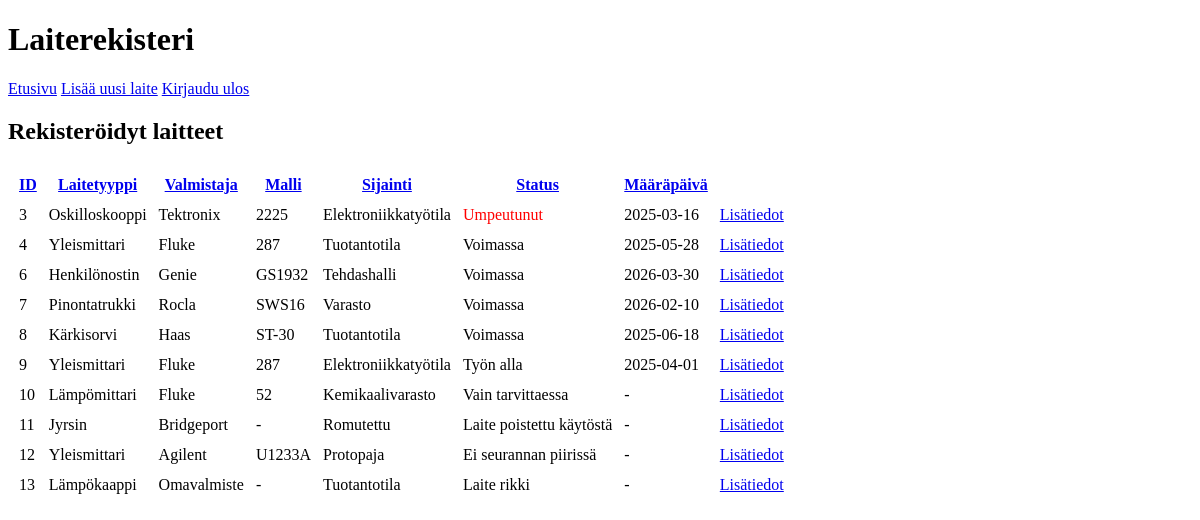
Page /list_devices (signed in) on the earlier database version.
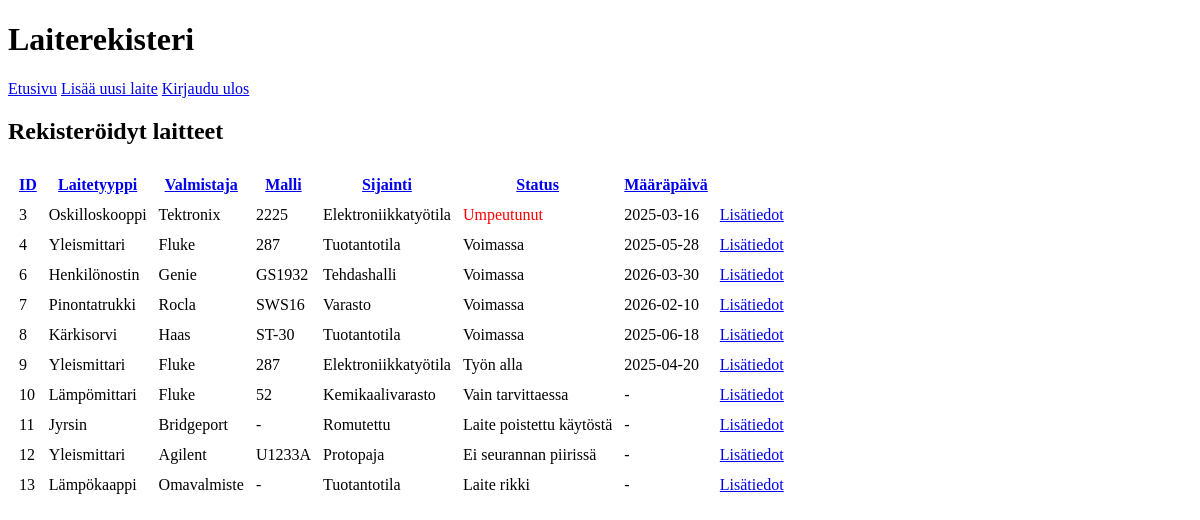
Same page on the later database version.
### tables this page shows
CREATE TABLE devices (
    device_id INTEGER PRIMARY KEY AUTOINCREMENT,
    type TEXT NOT NULL,
    manufacturer TEXT NOT NULL,
    model TEXT NOT NULL,
    manufacturer_serial TEXT NOT NULL,
    location TEXT NOT NULL,
    owner_user_id INTEGER NOT NULL,
    status INTEGER NOT NULL,
    next_maintenance DATE,
    created_at TIMESTAMP DEFAULT CURRENT_TIMESTAMP,
    FOREIGN KEY (owner_user_id) REFERENCES users(user_id)
);

### app.py (the view)
@app.route("/list_devices")
def devices():
    if 'username' not in session:
        return redirect(url_for('login'))
    sort_by = request.args.get('sort_by', 'device_id')  #Sort by device_id by default
    sort_order = request.args.get('sort_order', 'asc')  #Ascending order as default
    if sort_by not in ['device_id', 'type', 'manufacturer', 'status', 'location']:
        sort_by = 'device_id'
    if sort_order not in ['asc', 'desc']:
        sort_order = 'asc'
    sql = f"SELECT * FROM devices ORDER BY {sort_by} {sort_order}"
    devices = db.query(sql)
    devices = [dict(device) for device in devices]
    for device in devices:
        device["status"] = DEVICE_STATUS_MAP.get(device["status"], "Unknown status")
    return render_template("list_devices.html", devices=devices, sort_by=sort_by, sort_order=sort_order)

### db.py (called while the page is built)
def get_connection():
    con = sqlite3.connect("database/database.db")
    con.execute("PRAGMA foreign_keys = ON")
    con.row_factory = sqlite3.Row
    return con

def query(sql, params=[]):
    con = get_connection()
    result = con.execute(sql, params).fetchall()
    con.close()
    return result

### templates/list_devices.html (shortened to what this page needs)
<!DOCTYPE html>
<html lang="fi">
<head>
</head>
<body>
<h1>Laiterekisteri</h1>
<nav>
    <a href="{{ url_for('index') }}">Etusivu</a>
    <a href="{{ url_for('create_device_form') }}">Lisää uusi laite</a>
    <a href="{{ url_for('logout') }}">Kirjaudu ulos</a>
</nav>
<h2>Rekisteröidyt laitteet</h2>
<table cellspacing="10">
    <thead>
        <tr>
            <th><a href="{{ url_for('devices', sort_by='device_id', sort_order='asc' if sort_order == 'desc' else 'desc') }}">ID</a></th>
            <th><a href="{{ url_for('devices', sort_by='type', sort_order='asc' if sort_order == 'desc' else 'desc') }}">Laitetyyppi</a></th>
            <th><a href="{{ url_for('devices', sort_by='manufacturer', sort_order='asc' if sort_order == 'desc' else 'desc') }}">Valmistaja</a></th>
            <th><a href="{{ url_for('devices', sort_by='model', sort_order='asc' if sort_order == 'desc' else 'desc') }}">Malli</a></th>
            <th><a href="{{ url_for('devices', sort_by='location', sort_order='asc' if sort_order == 'desc' else 'desc') }}">Sijainti</a></th>
            <th><a href="{{ url_for('devices', sort_by='status', sort_order='asc' if sort_order == 'desc' else 'desc') }}">Status</a></th>
            <th><a href="{{ url_for('devices', sort_by='next_maintenance', sort_order='asc' if sort_order == 'desc' else 'desc') }}">Määräpäivä</a></th>
            <th></th>
        </tr>
    </thead>
    <tbody>
        {% for device in devices %}
            <tr>
                <td>{{ device.device_id }}</td>
                <td>{{ device.type }}</td>
                <td>{{ device.manufacturer }}</td>
                <td>{{ device.model }}</td>
                <td>{{ device.location }}</td>
                <td {% if device.status == "Umpeutunut" %}style="color: red;"{% endif %}>
                    {{ device.status }}
                </td>
                <td>{{ device.next_maintenance or '-' }}</td>
                <td><a href="{{ url_for('device_details', device_id=device.device_id) }}">Lisätiedot</a></td>
            </tr>
        {% endfor %}
    </tbody>
</table>
</body>
</html>

Differences in the rows shown:
changed devices id 9: next_maintenance "2025-04-01" → "2025-04-20"
